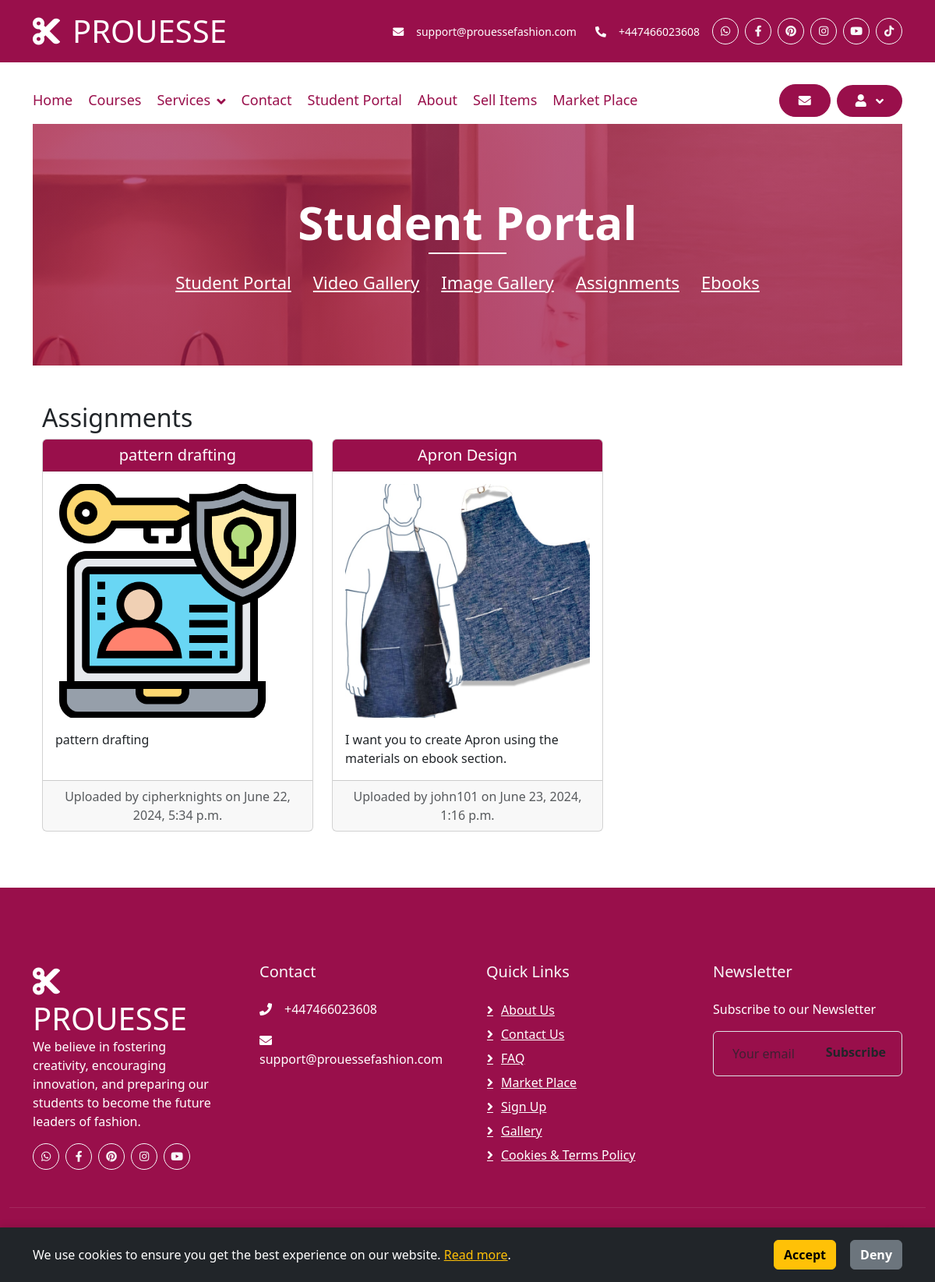
Screenshot of /gallery/assignments/ (signed in) with the database file from the repository.
### gallery/models.py (models this page shows, shortened)
class Assignment(models.Model):
    instructor = models.ForeignKey(User, on_delete=models.CASCADE, related_name='assignments')
    title = models.CharField(max_length=200)
    description = models.TextField()
    image = models.ImageField(upload_to='assignments/')
    created_at = models.DateTimeField(auto_now_add=True)
    updated_at = models.DateTimeField(auto_now=True)

### gallery/views.py (the view)
# urls.py: path('assignments/', views.assignment_list, name='assignment_list'),
@login_required(login_url='/login/')
def assignment_list(request):
    assignments = Assignment.objects.all()
    return render(request, 'gallery/assignment_list.html', {'assignments': assignments})

### gallery/templates/gallery/assignment_list.html (shortened to what this page needs)
{% extends "core/base.html" %}
{% load static %}
{% block content %}
<div class="page-header">
    <div class="container">
        <div class="row">
            <div class="col-12">
                <h2>Student Portal</h2>
            </div>
            <div class="col-12">
                <a href="{% url 'core:student_portal' %}">Student Portal</a>
                <a href="{% url 'gallery:gallery' %}">Video Gallery</a>
                <a href="{% url 'gallery:image_gallery' %}">Image Gallery</a>
                {% if user.is_authenticated %}
                    <a href="{% url 'gallery:assignment_list' %}">Assignments</a>
                    <a href="{% url 'gallery:ebook_list' %}">Ebooks</a>
                {% endif %}
            </div>
        </div>
    </div>
</div>
<div class="container mt-5">
    <h2>Assignments</h2>
    <div class="row">
        {% for assignment in assignments %}
        <div class="col-lg-4 col-md-6 mb-4">
            <div class="card h-100">
                <div class="card-header text-center" style="background-color: #990f4b; color: white;">
                    <h5 class="card-title m-0">{{ assignment.title }}</h5>
                </div>
                <div class="card-body">
                    <div class="image-container mb-3">
                        <img src="{{ assignment.image.url }}" class="img-fluid" alt="{{ assignment.title }}">
                    </div>
                    <p class="card-text">{{ assignment.description }}</p>
                </div>
                <div class="card-footer text-muted text-center">
                    Uploaded by {{ assignment.instructor.username }} on {{ assignment.created_at }}
                </div>
            </div>
        </div>
        {% endfor %}
    </div>
</div>
{% endblock %}

### static/css/style.css (style rules this page uses)
.page-header { position: relative; margin-bottom: 45px; padding: 90px 0; text-align: center; background: linear-gradient(rgba(153, 15, 75, 0.671), rgba(153, 15, 75, 0.842)), url(../images/apparel.jpg); background-position: center center; background-repeat: no-repeat; background-size: cover; background-attachment: fixed; }
.page-header h2 { position: relative; color: #ffffff; font-size: 60px; font-weight: 700; margin-bottom: 20px; padding-bottom: 5px; }
.page-header h2::after { position: absolute; content: ""; width: 100px; height: 2px; left: calc(50% - 50px); bottom: 0; background: #ffffff; }
.page-header a { position: relative; padding: 0 12px; font-size: 22px; color: #ffffff; }
.page-header a::after { position: absolute; width: 8px; height: 8px; top: -2px; right: -7px; text-align: center; color: #ffffff; }
.page-header a:last-child::after { display: none; }

### gallery/templates/gallery/assignment_list.html (style rules this page uses)
.image-container { height: 300px; overflow: hidden; }
.image-container img { height: 100%; width: 100%; object-fit: cover; }

### rows the page displays
Assignment: title "pattern drafting", image (picture), description "pattern drafting", instructor.username "cipherknights", created_at "June 22, 2024, 5:34 p.m."
Assignment: title "Apron Design", image (picture), description "I want you to create Apron using the materials on ebook section.", instructor.username "john101", created_at "June 23, 2024, 1:16 p.m."
